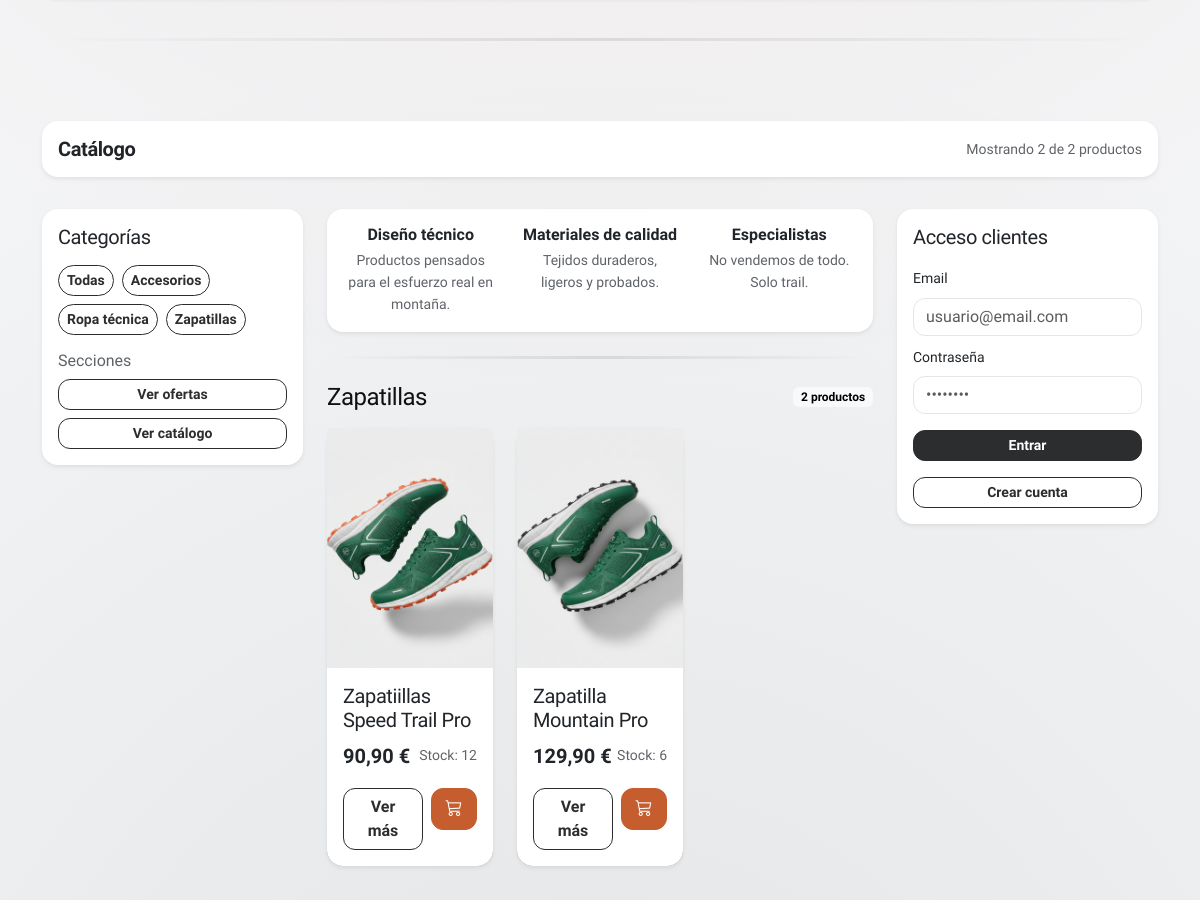
/index.php?categoria=2 (middle part), run on an earlier commit of the app's database.
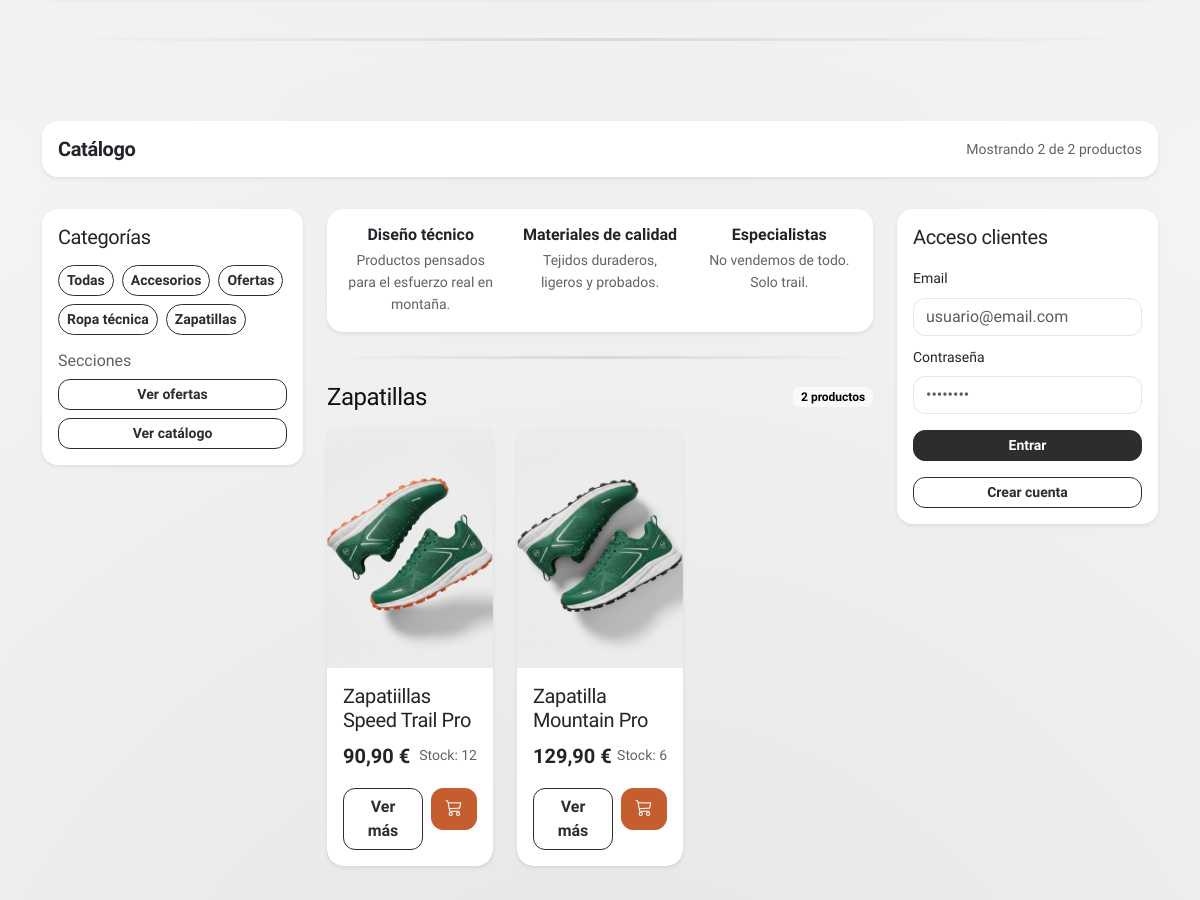
And on a later commit of the database.
### tables this page shows
CREATE TABLE `categoria` (
  `id_categoria` int(11) NOT NULL,
  `nombre` varchar(100) NOT NULL,
  `id_padre` int(11) DEFAULT NULL,
  `activo` tinyint(1) DEFAULT 1
);

CREATE TABLE `producto` (
  `id_producto` int(11) NOT NULL,
  `sku` varchar(50) DEFAULT NULL,
  `nombre` varchar(100) NOT NULL,
  `descripcion` text DEFAULT NULL,
  `precio` decimal(8,2) NOT NULL,
  `stock` int(11) NOT NULL,
  `id_categoria` int(11) NOT NULL,
  `imagen_path` varchar(255) DEFAULT NULL,
  `activo` tinyint(1) DEFAULT 1
);

### index.php (the view, shortened to what the changed rows need)
<?php require_once __DIR__ . '/includes/header.php'; ?>
<?php require_once __DIR__ . '/config/db.php'; ?>
<?php
function slugify(string $text): string {
  $text = trim($text);
  $text = mb_strtolower($text, 'UTF-8');
  $map = [
    'á'=>'a','à'=>'a','ä'=>'a','â'=>'a',
    'é'=>'e','è'=>'e','ë'=>'e','ê'=>'e',
    'í'=>'i','ì'=>'i','ï'=>'i','î'=>'i',
    'ó'=>'o','ò'=>'o','ö'=>'o','ô'=>'o',
    'ú'=>'u','ù'=>'u','ü'=>'u','û'=>'u',
    'ñ'=>'n','ç'=>'c'
  ];
  $text = strtr($text, $map);
  $text = preg_replace('/[^a-z0-9\s-]/', '', $text);
  $text = preg_replace('/[\s-]+/', '-', $text);
  return trim($text, '-');
}
$categoriasRaw = $pdo->query("
  SELECT id_categoria, nombre, id_padre
  FROM categoria
  WHERE activo = 1
  ORDER BY id_padre, nombre
")->fetchAll(PDO::FETCH_ASSOC);
$categorias = [];
$categoriasPrincipales = [];
$subcategorias = [];
foreach ($categoriasRaw as $c) {
  $c['slug'] = slugify($c['nombre']);
  $categorias[] = $c;
  if (!empty($c['id_padre'])) {
    $subcategorias[(int)$c['id_padre']][] = $c;
  } else {
    $categoriasPrincipales[] = $c;
  }
}
$categoriaId = (int)($_GET['categoria'] ?? 0);
$categoriaIdQuery = $categoriaId;
$where = ['p.activo = 1', 'c.activo = 1'];
$params = [];
if ($categoriaIdQuery > 0) {
  $where[] = 'p.id_categoria = ?';
  $params[] = $categoriaIdQuery;
}
$orderSql = 'c.nombre, p.nombre';
$sql = "
  SELECT
    p.id_producto AS id,
    p.sku,
    p.nombre,
    p.descripcion,
    p.precio,
    p.stock,
    p.id_categoria,
    p.imagen_path,
    c.nombre AS categoria_nombre
  FROM producto p
  JOIN categoria c ON c.id_categoria = p.id_categoria
  WHERE " . implode(' AND ', $where) . "
  ORDER BY $orderSql
";
$stmt = $pdo->prepare($sql);
$stmt->execute($params);
$productos = $stmt->fetchAll(PDO::FETCH_ASSOC);
$productosPorCategoria = [];
foreach ($productos as $p) {
  $slugCat = slugify($p['categoria_nombre']);
  $productosPorCategoria[$slugCat][] = $p;
}
$ofertasNombres = ['Gorra', 'Cortavientos', 'Guantes'];
$ofertasSlugs = array_map('slugify', $ofertasNombres);
$imagenesPorSlug = [
  'mochila-5l' => 'img/productos/mochila5L.png',
  'bolsa-hidratacion' => 'img/productos/bolsahidratacion.png',
  'bolsa-de-hidratacion' => 'img/productos/bolsahidratacion.png',
  'chaleco' => 'img/productos/chaleco.png',
  'short-tecnico' => 'img/productos/short.png',
  'camiseta-trail' => 'img/productos/camiseta.png',
  'zapatilla-mountain-pro' => 'img/productos/zapatillas.png',
  'zapatillas-speed-trail-pro' => 'img/productos/zapatillas2.png',
];
?>
    <section id="catalogo" class="py-5">
      <div class="container">
        <div class="card shadow-sm border-0 rounded-4 mb-4 catalogo-banner">
          <div class="card-body d-flex justify-content-between align-items-center">
            <h2 class="h5 fw-bold mb-0">Catálogo</h2>
          </div>
        </div>
        <div class="row g-4">
          <aside class="col-lg-3">
            <div class="card shadow-sm sticky-lg-top sidebar-sticky border-0 rounded-4">
              <div class="card-body">
                <div class="d-flex flex-wrap gap-2 mb-3">
                  <a class="btn btn-outline-dark btn-sm category-chip" href="index.php">Todas</a>
                  <?php foreach ($categoriasPrincipales as $c): ?>
                    <a class="btn btn-outline-dark btn-sm category-chip" href="index.php?categoria=<?= (int)$c['id_categoria'] ?>">
                      <?= htmlspecialchars($c['nombre']) ?>
                    </a>
                  <?php endforeach; ?>
                </div>
              </div>
            </div>
          </aside>
          <main class="col-lg-6">
           <?php foreach ($categorias as $c): ?>
            <?php if ($c['slug'] === 'ofertas') continue; ?>
  <?php
    $productosCategoria = $productosPorCategoria[$c['slug']] ?? [];
    if ($c['slug'] === 'accesorios') {
      $productosCategoria = array_values(array_filter($productosCategoria, function ($prod) use ($ofertasSlugs) {
        return !in_array(slugify($prod['nombre']), $ofertasSlugs, true);
      }));
    }
    if (empty($productosCategoria)) {
      continue;
    }
  ?>
  <section id="<?= htmlspecialchars($c['slug']) ?>" class="mb-5">
    <div class="d-flex justify-content-between align-items-center mb-3">
      <h2 class="h4 mb-0"><?= htmlspecialchars($c['nombre']) ?></h2>
      <span class="badge text-bg-light"><?= count($productosCategoria) ?> productos</span>
    </div>
    <div class="row g-4">
      <?php if (!empty($productosCategoria)): ?>
        <?php foreach ($productosCategoria as $p): ?>
          <div class="col-12 col-md-6 col-lg-4">
            <div class="card h-100 shadow-sm product-card border-0 rounded-4 card-gradient">
              <?php
                $slugProd = slugify($p['nombre']);
                $imgProd = !empty($p['imagen_path']) ? $p['imagen_path'] : ($imagenesPorSlug[$slugProd] ?? null);
                if (!$imgProd) {
                  $nombreLower = mb_strtolower($p['nombre'] ?? '', 'UTF-8');
                  if (strpos($slugProd, 'mochila') !== false || strpos($nombreLower, 'mochila') !== false) {
                    $imgProd = 'img/productos/mochila5L.png';
                  } elseif (strpos($slugProd, 'bolsa-hidratacion') !== false || strpos($slugProd, 'bolsa-de-hidratacion') !== false || strpos($nombreLower, 'bolsa hidratacion') !== false || strpos($nombreLower, 'bolsa de hidratacion') !== false || strpos($nombreLower, 'bolsa de hidratación') !== false) {
                    $imgProd = 'img/productos/bolsahidratacion.png';
                  } elseif (strpos($slugProd, 'chaleco') !== false || strpos($nombreLower, 'chaleco') !== false) {
                    $imgProd = 'img/productos/chaleco.png';
                  } elseif (strpos($slugProd, 'short') !== false || strpos($nombreLower, 'short') !== false) {
                    $imgProd = 'img/productos/short.png';
                  } elseif (strpos($slugProd, 'camiseta') !== false || strpos($nombreLower, 'camiseta') !== false) {
                    $imgProd = 'img/productos/camiseta.png';
                  } elseif (strpos($slugProd, 'speed-trail-pro') !== false || strpos($nombreLower, 'speed trail pro') !== false) {
                    $imgProd = 'img/productos/zapatillas2.png';
                  } elseif (strpos($slugProd, 'zapatilla') !== false || strpos($nombreLower, 'zapatilla') !== false) {
                    $imgProd = 'img/productos/zapatillas.png';
                  }
                }
              ?>
              <?php if ($imgProd): ?>
                <img
                  src="<?= BASE_URL . $imgProd ?>"
                  class="card-img-top product-img"
                  alt="<?= htmlspecialchars($p['nombre']) ?>"
                  width="400"
                  height="400"
                >
              <?php else: ?>
                <div class="product-placeholder">
                  <i class="bi bi-image fs-1"></i>
                </div>
              <?php endif; ?>
              <div class="card-body">
                <div class="d-flex justify-content-between align-items-start mb-2">
                  <h5 class="card-title mb-0"><?= htmlspecialchars($p['nombre']) ?></h5>
                </div>
                <div class="d-flex justify-content-between align-items-center mb-2">
                  <span class="fw-bold fs-5"><?= number_format((float)$p['precio'], 2, ',', '.') ?> €</span>
                  <span class="text-muted small">Stock: <?= (int)$p['stock'] ?></span>
                </div>
                <div class="d-flex gap-2 mt-3">
                  <a class="btn btn-outline-dark w-100 btn-center" href="<?= BASE_URL ?>producto.php?id=<?= (int)$p['id'] ?>">Ver m&aacute;s</a>
                  <form method="post" action="add_to_cart.php">
                    <button type="submit" class="btn btn-primary btn-icon" title="Anadir al carrito" aria-label="Anadir al carrito">
                      <i class="bi bi-cart3"></i>
                    </button>
                  </form>
                </div>
              </div>
            </div>
          </div>
        <?php endforeach; ?>
      <?php else: ?>
        <div class="col-12">
          <div class="alert alert-info border-0">No se encontraron productos en esta categoría.</div>
        </div>
      <?php endif; ?>
    </div>
  </section>
<?php endforeach; ?>
          </main>
        </div>
      </div>
    </section>
<?php require_once __DIR__ . '/includes/footer.php'; ?>

What changed in the data, as far as the page shows it:
now on this page (row edited): categoria: nombre "Ofertas"
